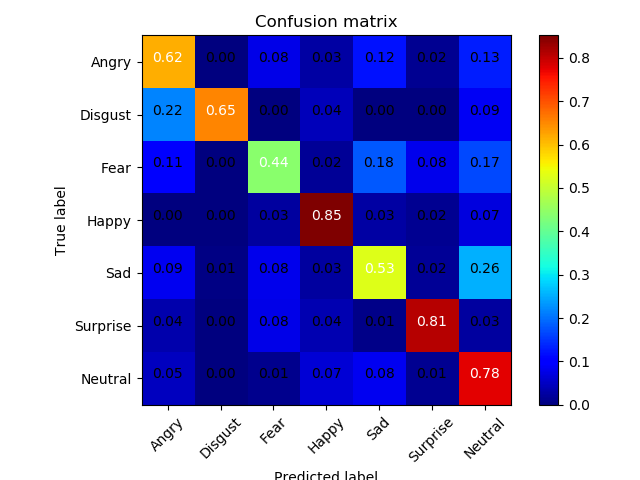

This figure's Python source:
import numpy as np
import itertools
import matplotlib.pyplot as plt
from keras.models import load_model
from sklearn.metrics import confusion_matrix

model_path = 'mcp-best-acc-0.68250.h5'
X_train_valid = 'feature_valid.npy'
Y_train_valid_label = 'label_valid.npy'

classes = ["Angry","Disgust","Fear","Happy","Sad","Surprise","Neutral"] #list of class

def plot_confusion_matrix(cm, classes,
                          title='Confusion matrix',
                          cmap=plt.cm.jet):
    """
    This function prints and plots the confusion matrix.
    """
    cm = cm.astype('float') / cm.sum(axis=1)[:, np.newaxis]
    plt.imshow(cm, interpolation='nearest', cmap=cmap)
    plt.title(title)
    plt.colorbar()
    tick_marks = np.arange(len(classes))
    plt.xticks(tick_marks, classes, rotation=45)
    plt.yticks(tick_marks, classes)

    thresh = cm.max() / 2.
    for i, j in itertools.product(range(cm.shape[0]), range(cm.shape[1])):
        plt.text(j, i, '{:.2f}'.format(cm[i, j]), horizontalalignment="center",
                 color="white" if cm[i, j] > thresh else "black")
    plt.tight_layout()
    plt.ylabel('True label')
    plt.xlabel('Predicted label')


emotion_classifier = load_model(model_path)
X_train_valid, Y_train_valid_label = np.load(X_train_valid), np.load(Y_train_valid_label)
np.set_printoptions(precision=2)

predictions = emotion_classifier.predict_classes(X_train_valid)
conf_mat = confusion_matrix(y_true=Y_train_valid_label,y_pred=predictions)
plt.figure()
plot_confusion_matrix(conf_mat, classes=classes)
plt.savefig('confusion_matrix.png')
plt.show()
